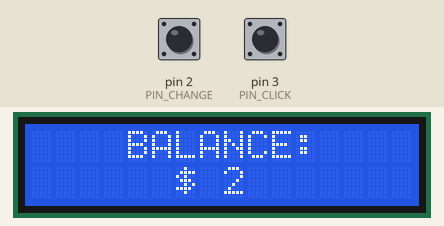
Bench run of a sketch on a simulated Arduino Uno, built with avr-gcc and run on an emulated ATmega328P. Shown: 16×2 character LCD. The inputs (shaded band) are chosen by the test bench; at power-on: pin 2 (PIN_CHANGE) HIGH, pin 3 (PIN_CLICK) HIGH.

Above: at 6.2 s.
6.3 s: pin 2 (PIN_CHANGE) pulled LOW for 0.15 s
At 7.4 s:
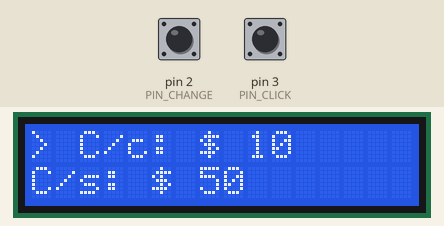
7.9 s: pin 2 (PIN_CHANGE) pulled LOW for 1 s
At 8.6 s:
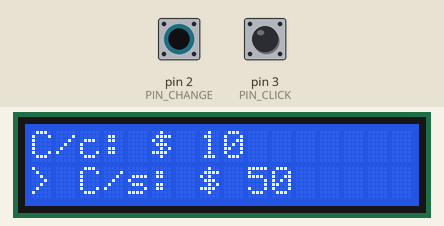
11.9 s: pin 2 (PIN_CHANGE) pulsed LOW 2 times (0.12 s each, 0.3 s apart)
At 14.6 s:
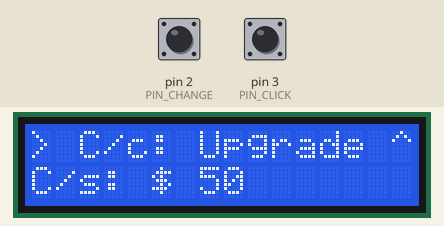
15.5 s: pin 2 (PIN_CHANGE) pulled LOW for 0.15 s
At 16.8 s:
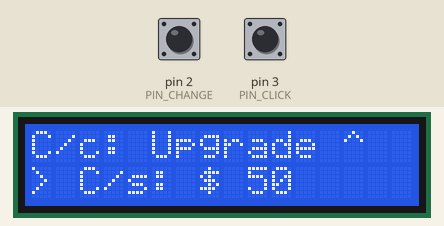
Timing chart, 0 to 18.5 s (numbered marks = the images above; inputs shaded):
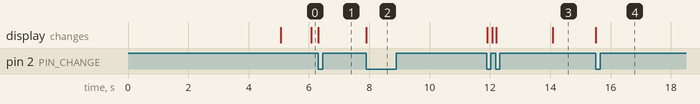

Measured:
- after the input at 6.3 s, the display: changes at once (image 1)
- after the input at 7.9 s, the display: changes at once (image 2)
- after the input at 11.9 s, the display: first changes at once (image 3 shows a later state)
- after the input at 15.5 s, the display: changes at once (image 4)

The sketch:

hamster52.ino
```cpp
#include <LiquidCrystal.h>

#define PIN_RS 6
#define PIN_EN 7
#define PIN_DB4 8
#define PIN_DB5 9
#define PIN_DB6 10
#define PIN_DB7 11

#define PIN_CLICK 3
#define PIN_CHANGE 2

#define MAX_BALANCE 4294967295 // MAX: 4294967295
#define UPGRADE_FACTOR 2
#define UPDATE_INTERVAL 1000

unsigned long previousMillis = 0;
unsigned long balance = 0, coinsPerClick = 1, coinsPerSecond = 1;
unsigned long cpsCost = 50, cpcCost = 10;
uint8_t mode = 0;
volatile bool clickPressedFlag = false, changePressedFlag = false;
bool clickState = false, changeState = false;
bool lastClickState = false, lastChangeState = false;

LiquidCrystal lcd(PIN_RS, PIN_EN, PIN_DB4, PIN_DB5, PIN_DB6, PIN_DB7);

String formatNumber(unsigned long num) {
  char buffer[20];
  if (num >= 1000000000) {
    float formattedNum = floor(num / 1000000000.0 * 100) / 100;
    dtostrf(formattedNum, 6, 2, buffer);
    strcat(buffer, "B");
  } else if (num >= 1000000) {
    float formattedNum = floor(num / 1000000.0 * 100) / 100;
    dtostrf(formattedNum, 6, 2, buffer);
    strcat(buffer, "M");
  } else if (num >= 1000) {
    float formattedNum = floor(num / 1000.0 * 100) / 100;
    dtostrf(formattedNum, 6, 2, buffer);
    strcat(buffer, "K");
  } else {
    sprintf(buffer, "%lu", num);
  }
  return String(buffer);
}

void handleClickPress() {
  clickPressedFlag = true;
}

void handleChangePress() {
  changePressedFlag = true;
}

void runFirstScreen() {
  lcd.clear();
  lcd.setCursor(1, 0);
  lcd.print("HAMSTER KOMBAT");
  lcd.setCursor(3, 1);
  lcd.print("52 EDITION");

  delay(5000);
}

void setup() {
  pinMode(PIN_CLICK, INPUT_PULLUP);
  pinMode(PIN_CHANGE, INPUT_PULLUP);

  Serial.begin(9600);
  lcd.begin(16, 2);

  runFirstScreen();

  attachInterrupt(digitalPinToInterrupt(PIN_CLICK), handleClickPress, FALLING);
  attachInterrupt(digitalPinToInterrupt(PIN_CHANGE), handleChangePress, FALLING);
}

void loop() {
  unsigned long currentMillis = millis();

  if (MAX_BALANCE - balance <= coinsPerClick || MAX_BALANCE - balance <= coinsPerSecond) {
    balance = 0, coinsPerClick = 1, coinsPerSecond = 1;
    cpsCost = 50, cpcCost = 10;
    mode = 0;

    lcd.clear();
    lcd.setCursor(1, 0);
    lcd.print("ERROR OCCURRED");
    lcd.setCursor(1, 1);
    lcd.print("SYSTEM RESTART");

    delay(5000);

    runFirstScreen();
  }

  if (currentMillis - previousMillis >= UPDATE_INTERVAL) {
    previousMillis = currentMillis;
    updateBalance();
    showData();
  }

  clickState = digitalRead(PIN_CLICK) == LOW;
  changeState = digitalRead(PIN_CHANGE) == LOW;

  if (clickState && !lastClickState && clickPressedFlag) {
    clickPressedFlag = false;
    if (mode == 0) {
      balance += coinsPerClick;
    } else if (mode == 1 && balance >= cpcCost) {
      balance -= cpcCost;
      cpcCost *= UPGRADE_FACTOR;
      coinsPerClick *= UPGRADE_FACTOR;
    } else if (mode == 2 && balance >= cpsCost) {
      balance -= cpsCost;
      cpsCost *= UPGRADE_FACTOR;
      coinsPerSecond *= UPGRADE_FACTOR;
    }
    showData();
  }

  if (changeState && !lastChangeState && changePressedFlag) {
    changePressedFlag = false;
    mode = (mode + 1) % 3;
    showData();
  }

  lastClickState = clickState;
  lastChangeState = changeState;
}

void updateBalance() {
  balance += coinsPerSecond;
}

void showData() {
    lcd.clear();
    if (mode == 0) {
      String toShow = "$ " + formatNumber(balance);
      lcd.setCursor(4, 0);
      lcd.print("BALANCE:");
      lcd.setCursor((16 - toShow.length()) / 2, 1);
      lcd.print(toShow);
    } else if (mode == 1 || mode == 2) {
      String firstLine = (mode == 1) ? "> C/c: " : "C/c: ";
      String secondLine = (mode == 2) ? "> C/s: " : "C/s: ";

      firstLine += (balance >= cpcCost) ? "Upgrade ^" : "$ " + formatNumber(cpcCost);
      secondLine += (balance >= cpsCost) ? "Upgrade ^" : "$ " + formatNumber(cpsCost);

      lcd.setCursor(0, 0);
      lcd.print(firstLine);
      lcd.setCursor(0, 1);
      lcd.print(secondLine);
    }
}
```
